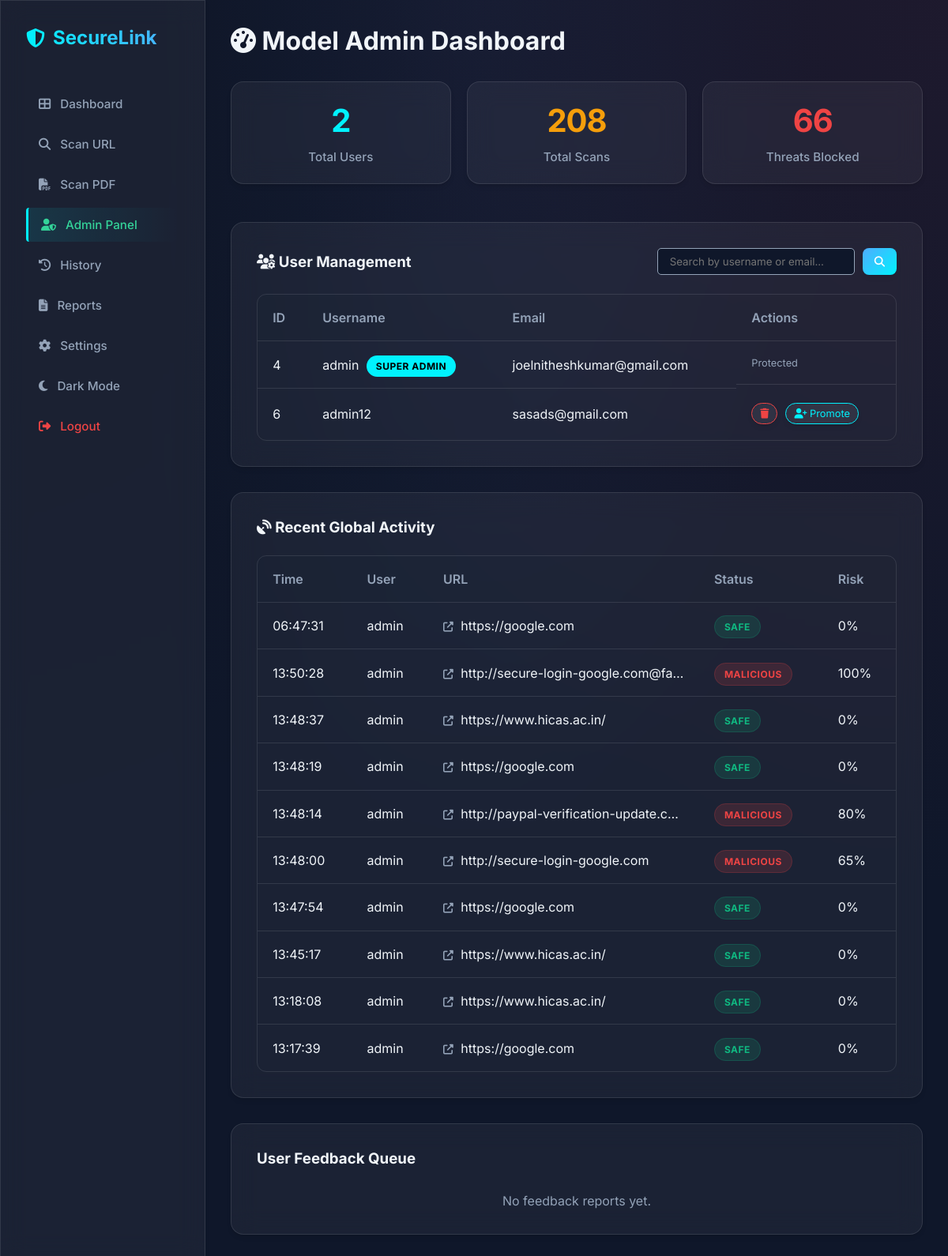
The app's page /admin (signed in) with its own data.
### app.py (models this page shows)
class User(db.Model):
    id = db.Column(db.Integer, primary_key=True)
    username = db.Column(db.String(150), unique=True, nullable=False)
    email = db.Column(db.String(150), unique=True, nullable=False)
    password = db.Column(db.String(200), nullable=False)
    api_key = db.Column(db.String(64), unique=True, nullable=True) # API Key
    scans = db.relationship('ScanResult', backref='user', lazy=True, cascade="all, delete-orphan")
    rules = db.relationship('UserRule', backref='user', lazy=True, cascade="all, delete-orphan") # Relationship to rules
    failed_attempts = db.Column(db.Integer, default=0)
    lockout_until = db.Column(db.DateTime, nullable=True)
    is_2fa_enabled = db.Column(db.Boolean, default=False)
    is_admin = db.Column(db.Boolean, default=False)

class ScanResult(db.Model):
    id = db.Column(db.Integer, primary_key=True)
    url = db.Column(db.String(500), nullable=False)
    status = db.Column(db.String(50), nullable=False) # SAFE, MALICIOUS
    risk_level = db.Column(db.String(50), nullable=False) # Low, Medium, High
    score = db.Column(db.Integer, default=0) # Added score column
    date = db.Column(db.DateTime, default=datetime.utcnow)
    user_id = db.Column(db.Integer, db.ForeignKey('user.id'), nullable=False)
    country = db.Column(db.String(100), nullable=True)
    lat = db.Column(db.Float, nullable=True)
    lon = db.Column(db.Float, nullable=True)
    domain_age = db.Column(db.String(50), nullable=True)
    is_online = db.Column(db.Boolean, default=False)
    has_ssl = db.Column(db.Boolean, default=False)
    has_mx = db.Column(db.Boolean, default=False)

### app.py (the view, shortened to what this page needs)
@app.route('/admin')
def admin():
    if 'user_id' not in session: return redirect(url_for('login'))
    if not session.get('is_admin'):
        flash("Access Denied: Restricted to Administrators.", "error")
        return redirect(url_for('dashboard'))
    stats = {
        'users': User.query.count(),
        'scans': ScanResult.query.count(),
        'threats': ScanResult.query.filter_by(status='MALICIOUS').count()
    }
    search_query = request.args.get('q')
    if search_query:
        search = f"%{search_query}%"
        users = User.query.filter((User.username.like(search)) | (User.email.like(search))).all()
    else:
        users = User.query.all()
    feedbacks = Feedback.query.all()
    data = []
    recent_scans = ScanResult.query.order_by(ScanResult.date.desc()).limit(10).all()
    return render_template('admin.html', feedbacks=data, users=users, stats=stats, recent_scans=recent_scans, page='admin')

### templates/admin.html (shortened to what this page needs)
{% extends 'layout.html' %}
{% block page_content %}
<div class="header">
    <h1><i class="fas fa-tachometer-alt"></i> Model Admin Dashboard</h1>
</div>
<div class="stats-grid" style="display: grid; grid-template-columns: repeat(3, 1fr); gap: 20px; margin-bottom: 3rem;">
    <div class="stat-card glass-panel" style="padding: 1.5rem; text-align: center;">
        <div class="stat-value" style="font-size: 2.5rem; color: var(--primary); font-weight: bold;">{{ stats.users }}
        </div>
        <div class="stat-label" style="color: var(--text-muted);">Total Users</div>
    </div>
    <div class="stat-card glass-panel" style="padding: 1.5rem; text-align: center;">
        <div class="stat-value" style="font-size: 2.5rem; color: var(--warning); font-weight: bold;">{{ stats.scans }}
        </div>
        <div class="stat-label" style="color: var(--text-muted);">Total Scans</div>
    </div>
    <div class="stat-card glass-panel" style="padding: 1.5rem; text-align: center;">
        <div class="stat-value text-danger" style="font-size: 2.5rem; color: var(--danger); font-weight: bold;">{{
            stats.threats }}</div>
        <div class="stat-label" style="color: var(--text-muted);">Threats Blocked</div>
    </div>
</div>
<div class="glass-panel animate-fade" style="padding: 2rem; margin-bottom: 2rem;">
    <div style="display: flex; justify-content: space-between; align-items: center; margin-bottom: 1.5rem;">
        <h3 style="margin: 0;"><i class="fas fa-users-cog"></i> User Management</h3>
        <form action="{{ url_for('admin') }}" method="GET" style="display: flex; gap: 10px; margin: 0;">
            <input type="text" name="q" placeholder="Search by username or email..."
                value="{{ request.args.get('q', '') }}"
                style="padding: 8px 15px; border-radius: 5px; border: 1px solid var(--text-muted); background: var(--bg-dark); color: var(--text-main); width: 250px;">
            <button type="submit" class="btn-primary" style="padding: 8px 15px;">
                <i class="fas fa-search"></i>
            </button>
        </form>
    </div>
    <div class="table-container">
        <table>
            <thead>
                <tr>
                    <th>ID</th>
                    <th>Username</th>
                    <th>Email</th>
                    <th>Actions</th>
                </tr>
            </thead>
            <tbody>
                {% for u in users %}
                <tr>
                    <td>{{ u.id }}</td>
                    <td>
                        {{ u.username }}
                        {% if u.username == 'admin' %}
                        <span class="badge" style="background: var(--primary); color: black; margin-left: 5px;">SUPER
                            ADMIN</span>
                        {% elif u.is_admin %}
                        <span class="badge" style="background: #fbbf24; color: black; margin-left: 5px;">ADMIN</span>
                        {% endif %}
                    </td>
                    <td>{{ u.email }}</td>
                    <td style="display: flex; gap: 10px;">
                        {% if u.username != 'admin' %}
                        <form action="{{ url_for('delete_user', user_id=u.id) }}" method="POST"
                            onsubmit="return confirm('Are you sure? This action is PERMANENT and cannot be undone. All user data will be lost.');"
                            style="margin:0;">
                            <button type="submit" class="glass-panel"
                                style="border: 1px solid var(--danger); color: var(--danger); padding: 5px 10px; cursor: pointer; font-size: 0.8rem;">
                                <i class="fas fa-trash"></i>
                            </button>
                        </form>
                        {% if session['username'] == 'admin' %}
                        {% if u.is_admin %}
                        <form action="{{ url_for('demote_user', user_id=u.id) }}" method="POST"
                            onsubmit="return confirm('Revoke Admin Access?');" style="margin:0;">
                            <button type="submit" class="glass-panel"
                                style="border: 1px solid #fbbf24; color: #fbbf24; padding: 5px 10px; cursor: pointer; font-size: 0.8rem;">
                                <i class="fas fa-user-minus"></i> Revoke
                            </button>
                        </form>
                        {% else %}
                        <form action="{{ url_for('promote_user', user_id=u.id) }}" method="POST"
                            onsubmit="return confirm('Grant Admin Access?');" style="margin:0;">
                            <button type="submit" class="glass-panel"
                                style="border: 1px solid var(--primary); color: var(--primary); padding: 5px 10px; cursor: pointer; font-size: 0.8rem;">
                                <i class="fas fa-user-plus"></i> Promote
                            </button>
                        </form>
                        {% endif %}
                        {% endif %}
                        {% else %}
                        <span style="color: var(--text-muted); font-size: 0.8rem;">Protected</span>
                        {% endif %}
                    </td>
                </tr>
                {% endfor %}
            </tbody>
        </table>
    </div>
</div>
<div class="glass-panel animate-fade" style="padding: 2rem; margin-bottom: 2rem;">
    <h3 style="margin-bottom: 1.5rem;"><i class="fas fa-satellite-dish"></i> Recent Global Activity</h3>
    <div class="table-container">
        <table>
            <thead>
                <tr>
                    <th>Time</th>
                    <th>User</th>
                    <th>URL</th>
                    <th>Status</th>
                    <th>Risk</th>
                </tr>
            </thead>
            <tbody>
                {% if recent_scans %}
                {% for s in recent_scans %}
                <tr>
                    <td>{{ s.date.strftime('%H:%M:%S') }}</td>
                    <td>{{ s.user.username if s.user else 'Unknown' }}</td>
                    <td style="max-width: 300px; overflow: hidden; text-overflow: ellipsis; white-space: nowrap;">
                        <a href="{{ url_for('scan', url=s.url) }}"
                            style="color: var(--text-main); text-decoration: none;">
                            <i class="fas fa-external-link-alt"
                                style="font-size: 0.8rem; margin-right: 5px; color: var(--text-muted);"></i>
                            {{ s.url }}
                        </a>
                    </td>
                    <td>
                        <span
                            class="badge {{ 'badge-low' if s.status == 'SAFE' else ('badge-high' if s.status == 'MALICIOUS' else 'badge-medium') }}">
                            {{ s.status }}
                        </span>
                    </td>
                    <td>{{ s.score }}%</td>
                </tr>
                {% endfor %}
                {% else %}
                <tr>
                    <td colspan="5" style="text-align: center; color: var(--text-muted);">No recent activity.</td>
                </tr>
                {% endif %}
            </tbody>
        </table>
    </div>
</div>
<div class="glass-panel animate-fade" style="padding: 2rem;">
    <h3>User Feedback Queue</h3>
    {% if feedbacks %}
    <div class="table-container">
        <table>
            <thead>
                <tr>
                    <th>Scan Status</th>
                    <th>Reported As</th>
                    <th>URL</th>
                    <th>Comments</th>
                    <th>Actions</th>
                </tr>
            </thead>
            <tbody>
                {% for f in feedbacks %}
                <tr>
                    <td>{{ f.scan_status }}</td>
                    <td class="{{ 'text-success' if f.feedback == 'false_positive' else 'text-danger' }}">
                        {{ 'False Positive (Is Safe)' if f.feedback == 'false_positive' else 'False Negative (Is
                        Malicious)' }}
                    </td>
                    <td style="font-family: monospace; font-size: 0.9rem;">{{ f.url }}</td>
                    <td>{{ f.comments or '-' }}</td>
                    <td>
                        <form action="{{ url_for('delete_feedback', feedback_id=f.id) }}" method="POST"
                            onsubmit="return confirm('Delete this feedback report?');" style="margin:0;">
                            <button type="submit" class="glass-panel"
                                style="border: 1px solid var(--danger); color: var(--danger); padding: 5px 10px; cursor: pointer; font-size: 0.8rem;">
                                <i class="fas fa-trash"></i>
                            </button>
                        </form>
                    </td>
                </tr>
                {% endfor %}
            </tbody>
        </table>
    </div>
    {% else %}
    <p style="text-align: center; color: var(--text-muted); margin-top: 2rem;">No feedback reports yet.</p>
    {% endif %}
</div>
{% endblock %}

### templates/layout.html
{% extends 'base.html' %}
{% block content %}
<div class="app-container">
    <nav class="sidebar glass-panel" style="border-radius: 0; padding: 2rem;">
        <div class="logo">
            <i class="fas fa-shield-alt"></i> SecureLink
        </div>
        <ul class="nav-links">
            <li><a href="{{ url_for('dashboard') }}" class="{{ 'active' if page == 'dashboard' else '' }}"><i
                        class="fas fa-th-large"></i> Dashboard</a></li>
            <li><a href="{{ url_for('scan') }}" class="{{ 'active' if page == 'scan' else '' }}"><i
                        class="fas fa-search"></i> Scan URL</a></li>
            <li><a href="{{ url_for('scan_pdf') }}" class="{{ 'active' if page == 'scan_pdf' else '' }}"><i
                        class="fas fa-file-pdf"></i> Scan PDF</a></li>
            {% if session.get('is_admin') %}
            <li><a href="{{ url_for('admin') }}" class="{{ 'active' if page == 'admin' else '' }}"
                    style="color: #34d399;"><i class="fas fa-user-shield"></i> Admin Panel</a></li>
            {% endif %}
            <li><a href="{{ url_for('history') }}" class="{{ 'active' if page == 'history' else '' }}"><i
                        class="fas fa-history"></i> History</a></li>
            <li><a href="{{ url_for('reports') }}" class="{{ 'active' if page == 'reports' else '' }}"><i
                        class="fas fa-file-alt"></i> Reports</a></li>
            <li><a href="{{ url_for('settings') }}" class="{{ 'active' if page == 'settings' else '' }}"><i
                        class="fas fa-cog"></i> Settings</a></li>
            <li style="margin-top: auto;">
                <a href="#" id="theme-toggle">
                    <i class="fas fa-moon"></i> <span>Dark Mode</span>
                </a>
            </li>
            <li><a href="{{ url_for('logout') }}" style="color: var(--danger);"><i class="fas fa-sign-out-alt"></i>
                    Logout</a></li>
        </ul>
    </nav>
    <main class="main-content">
        {% block page_content %}{% endblock %}
    </main>
</div>
{% endblock %}

### templates/base.html (shortened to what this page needs)
<!DOCTYPE html>
<html lang="en">
<head>
    <link rel="stylesheet" href="{{ url_for('static', filename='css/style.css') }}">
    <link rel="stylesheet" href="https://cdnjs.cloudflare.com/ajax/libs/font-awesome/6.4.0/css/all.min.css">
</head>
<body>
    {% block content %}{% endblock %}
</body>
</html>

### records on screen
User: id "4", username "admin", shows "SUPER ADMIN", email "joelnitheshkumar@gmail.com", shows "Protected"
User: id "6", username "admin12", email "sasads@gmail.com"
ScanResult: date "06:47:31", user "admin", url "https://google.com", status "SAFE", score "0"
ScanResult: date "13:50:28", user "admin", url "http://secure-login-google.com@fa…", status "MALICIOUS", score "100"
ScanResult: date "13:48:37", user "admin", url "https://www.hicas.ac.in/", status "SAFE", score "0"
ScanResult: date "13:48:19", user "admin", url "https://google.com", status "SAFE", score "0"
ScanResult: date "13:48:14", user "admin", url "http://paypal-verification-update.c…", status "MALICIOUS", score "80"
ScanResult: date "13:48:00", user "admin", url "http://secure-login-google.com", status "MALICIOUS", score "65"
ScanResult: date "13:47:54", user "admin", url "https://google.com", status "SAFE", score "0"
ScanResult: date "13:45:17", user "admin", url "https://www.hicas.ac.in/", status "SAFE", score "0"
ScanResult: date "13:18:08", user "admin", url "https://www.hicas.ac.in/", status "SAFE", score "0"
ScanResult: date "13:17:39", user "admin", url "https://google.com", status "SAFE", score "0"

### other values on screen
{{ stats.users }} "2"
{{ stats.scans }} "208"
{{ stats.threats }} "66"
